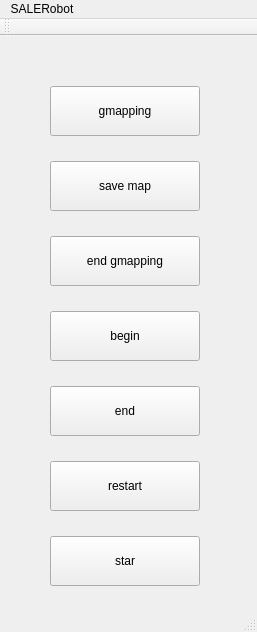
<?xml version="1.0" encoding="UTF-8"?>
<ui version="4.0">
 <class>MainWindow</class>
 <widget class="QMainWindow" name="MainWindow">
  <property name="geometry">
   <rect>
    <x>0</x>
    <y>0</y>
    <width>257</width>
    <height>632</height>
   </rect>
  </property>
  <property name="windowTitle">
   <string>MainWindow</string>
  </property>
  <widget class="QWidget" name="centralWidget">
   <widget class="QPushButton" name="gmapping">
    <property name="geometry">
     <rect>
      <x>50</x>
      <y>50</y>
      <width>150</width>
      <height>50</height>
     </rect>
    </property>
    <property name="text">
     <string>gmapping</string>
    </property>
   </widget>
   <widget class="QPushButton" name="save_map">
    <property name="geometry">
     <rect>
      <x>50</x>
      <y>125</y>
      <width>150</width>
      <height>50</height>
     </rect>
    </property>
    <property name="text">
     <string>save map</string>
    </property>
   </widget>
   <widget class="QPushButton" name="begin">
    <property name="geometry">
     <rect>
      <x>50</x>
      <y>275</y>
      <width>150</width>
      <height>50</height>
     </rect>
    </property>
    <property name="text">
     <string>begin</string>
    </property>
   </widget>
   <widget class="QPushButton" name="end">
    <property name="geometry">
     <rect>
      <x>50</x>
      <y>350</y>
      <width>150</width>
      <height>50</height>
     </rect>
    </property>
    <property name="text">
     <string>end</string>
    </property>
   </widget>
   <widget class="QPushButton" name="end_gmapping">
    <property name="geometry">
     <rect>
      <x>50</x>
      <y>200</y>
      <width>150</width>
      <height>50</height>
     </rect>
    </property>
    <property name="text">
     <string>end gmapping</string>
    </property>
   </widget>
   <widget class="QPushButton" name="restart">
    <property name="geometry">
     <rect>
      <x>50</x>
      <y>425</y>
      <width>150</width>
      <height>50</height>
     </rect>
    </property>
    <property name="text">
     <string>restart</string>
    </property>
   </widget>
   <widget class="QPushButton" name="star">
    <property name="geometry">
     <rect>
      <x>50</x>
      <y>500</y>
      <width>150</width>
      <height>50</height>
     </rect>
    </property>
    <property name="text">
     <string>star</string>
    </property>
   </widget>
  </widget>
  <widget class="QMenuBar" name="menuBar">
   <property name="geometry">
    <rect>
     <x>0</x>
     <y>0</y>
     <width>257</width>
     <height>22</height>
    </rect>
   </property>
   <widget class="QMenu" name="menuSALERobot">
    <property name="title">
     <string>SALERobot</string>
    </property>
   </widget>
   <addaction name="menuSALERobot"/>
  </widget>
  <widget class="QToolBar" name="mainToolBar">
   <attribute name="toolBarArea">
    <enum>TopToolBarArea</enum>
   </attribute>
   <attribute name="toolBarBreak">
    <bool>false</bool>
   </attribute>
  </widget>
  <widget class="QStatusBar" name="statusBar"/>
 </widget>
 <layoutdefault spacing="6" margin="11"/>
 <resources/>
 <connections/>
</ui>
